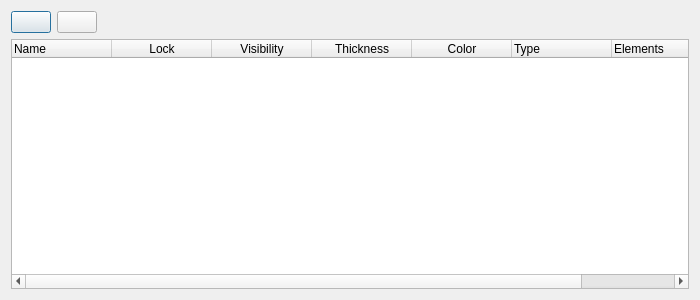
<?xml version="1.0" encoding="UTF-8"?>
<ui version="4.0">
 <class>EditLayer</class>
 <widget class="QDialog" name="EditLayer">
  <property name="geometry">
   <rect>
    <x>0</x>
    <y>0</y>
    <width>700</width>
    <height>300</height>
   </rect>
  </property>
  <property name="windowTitle">
   <string>Edit Layer</string>
  </property>
  <property name="sizeGripEnabled">
   <bool>false</bool>
  </property>
  <property name="modal">
   <bool>true</bool>
  </property>
  <layout class="QVBoxLayout" name="verticalLayout">
   <item>
    <layout class="QHBoxLayout" name="horizontalLayout_2">
     <item>
      <widget class="QPushButton" name="AddLayer">
       <property name="text">
        <string/>
       </property>
       <property name="icon">
        <iconset resource="../ImagesSrc.qrc">
         <normaloff>:/Image/Images/addBtn.png</normaloff>:/Image/Images/addBtn.png</iconset>
       </property>
      </widget>
     </item>
     <item>
      <widget class="QPushButton" name="RemoveLayer">
       <property name="text">
        <string/>
       </property>
       <property name="icon">
        <iconset resource="../ImagesSrc.qrc">
         <normaloff>:/Image/Images/deleteBtn.png</normaloff>:/Image/Images/deleteBtn.png</iconset>
       </property>
      </widget>
     </item>
     <item>
      <spacer name="horizontalSpacer">
       <property name="orientation">
        <enum>Qt::Horizontal</enum>
       </property>
       <property name="sizeHint" stdset="0">
        <size>
         <width>40</width>
         <height>20</height>
        </size>
       </property>
      </spacer>
     </item>
    </layout>
   </item>
   <item>
    <widget class="QTableWidget" name="LayerList">
     <property name="autoScrollMargin">
      <number>16</number>
     </property>
     <property name="editTriggers">
      <set>QAbstractItemView::NoEditTriggers</set>
     </property>
     <property name="alternatingRowColors">
      <bool>false</bool>
     </property>
     <property name="selectionMode">
      <enum>QAbstractItemView::MultiSelection</enum>
     </property>
     <property name="selectionBehavior">
      <enum>QAbstractItemView::SelectRows</enum>
     </property>
     <property name="textElideMode">
      <enum>Qt::ElideRight</enum>
     </property>
     <property name="showGrid">
      <bool>true</bool>
     </property>
     <property name="gridStyle">
      <enum>Qt::DashLine</enum>
     </property>
     <property name="sortingEnabled">
      <bool>true</bool>
     </property>
     <property name="wordWrap">
      <bool>true</bool>
     </property>
     <property name="cornerButtonEnabled">
      <bool>true</bool>
     </property>
     <property name="rowCount">
      <number>0</number>
     </property>
     <property name="columnCount">
      <number>7</number>
     </property>
     <attribute name="horizontalHeaderVisible">
      <bool>true</bool>
     </attribute>
     <attribute name="horizontalHeaderCascadingSectionResizes">
      <bool>false</bool>
     </attribute>
     <attribute name="horizontalHeaderHighlightSections">
      <bool>false</bool>
     </attribute>
     <attribute name="horizontalHeaderShowSortIndicator" stdset="0">
      <bool>true</bool>
     </attribute>
     <attribute name="horizontalHeaderStretchLastSection">
      <bool>false</bool>
     </attribute>
     <attribute name="verticalHeaderVisible">
      <bool>true</bool>
     </attribute>
     <attribute name="verticalHeaderCascadingSectionResizes">
      <bool>false</bool>
     </attribute>
     <attribute name="verticalHeaderDefaultSectionSize">
      <number>20</number>
     </attribute>
     <attribute name="verticalHeaderHighlightSections">
      <bool>false</bool>
     </attribute>
     <attribute name="verticalHeaderMinimumSectionSize">
      <number>20</number>
     </attribute>
     <column>
      <property name="text">
       <string>Name</string>
      </property>
      <property name="textAlignment">
       <set>AlignLeading|AlignVCenter</set>
      </property>
     </column>
     <column>
      <property name="text">
       <string>Lock</string>
      </property>
     </column>
     <column>
      <property name="text">
       <string>Visibility</string>
      </property>
     </column>
     <column>
      <property name="text">
       <string>Thickness</string>
      </property>
     </column>
     <column>
      <property name="text">
       <string>Color</string>
      </property>
     </column>
     <column>
      <property name="text">
       <string>Type</string>
      </property>
      <property name="textAlignment">
       <set>AlignLeading|AlignVCenter</set>
      </property>
     </column>
     <column>
      <property name="text">
       <string>Elements </string>
      </property>
      <property name="textAlignment">
       <set>AlignLeading|AlignVCenter</set>
      </property>
     </column>
    </widget>
   </item>
  </layout>
 </widget>
 <resources>
  <include location="../ImagesSrc.qrc"/>
 </resources>
 <connections/>
</ui>
